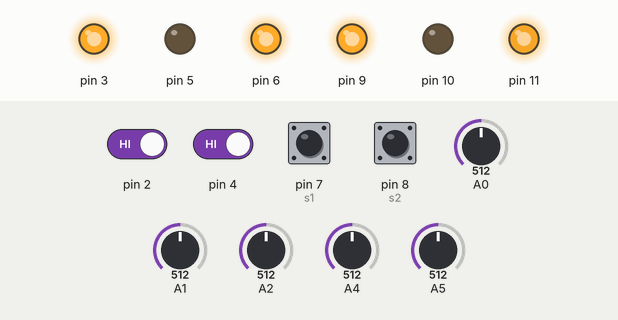
This sketch was run on a simulated Arduino Uno, built with avr-gcc and run on an emulated ATmega328P. Parts: output pins drawn as LEDs (lit = HIGH). Dashed ring = blinking. The test bench sets the inputs (shaded band); at power-on: pin 2, pin 4, pin 7 (s1), pin 8 (s2) HIGH, A0 = 512, A1 = 512, A2 = 512, A4 = 512, A5 = 512.

Above: at 6.2 s.
6.3 s: pin 2 driven LOW
At 6.6 s:
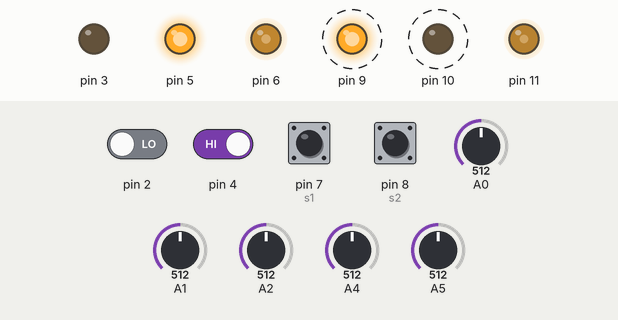
9.3 s: pin 2 driven HIGH
At 9.58 s:
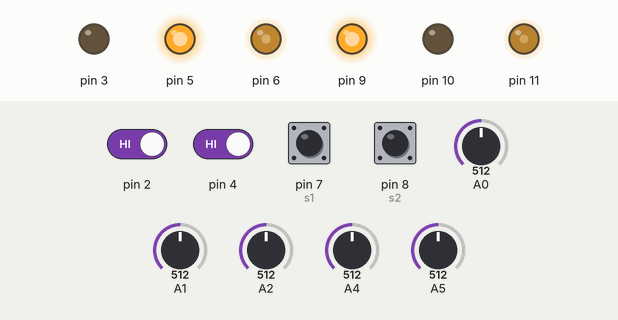
11.2 s: pin 4 driven LOW
At 11.28 s:
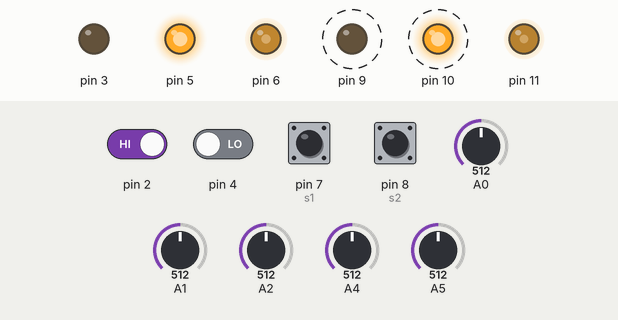
14.2 s: pin 4 driven HIGH
At 15.8 s:
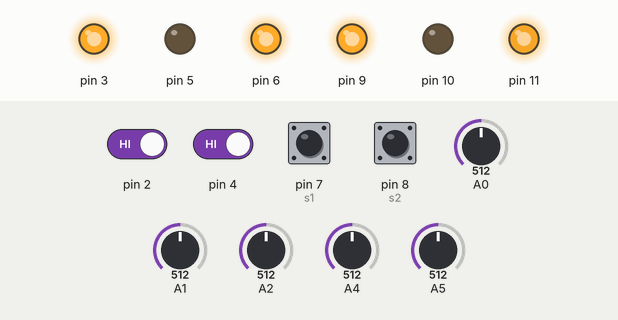
Timing chart, 0 to 17.1 s (numbered marks = the images above; inputs shaded):
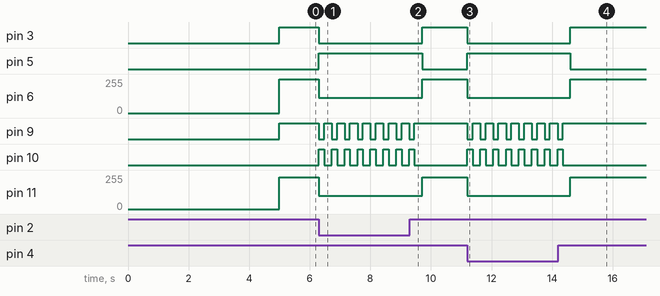

The sketch:

SUMO_NP1.ino
```cpp
int L;
int R;
int l2;
int l;
int m;
int r;
int r2;
float fpl2 = 0.0;
float fl2 = 0.0;
float fpl = 0.0;
float fl = 0.0;
float fpm = 0.0;
float fm = 0.0;
float fpr = 0.0;
float fr = 0.0;
float fpr2 = 0.0;
float fr2 = 0.0;

int cfl2, cfl, cfm, cfr, cfr2;
int cl2, cl, cm, cr, cr2;

int Error;
int output, LeftOutput, RightOutput, RightSpeed, LeftSpeed;
int PreError;
int Integral;

float Kp = 10.0;
float Ki = 0.0;
float Kd = 1.0;

const int s1 = 7;
const int s2 = 8;
const int s3 = 13;

int walkspeedleft;
int walkspeedright;

void setup() {
  Serial.begin(115200);

  pinMode(11, OUTPUT);
  pinMode(10, OUTPUT);
  pinMode(9, OUTPUT);
  pinMode(6, OUTPUT);
  pinMode(5, OUTPUT);
  pinMode(3, OUTPUT);

  pinMode(A0, INPUT);
  pinMode(A1, INPUT);
  pinMode(A2, INPUT);
  pinMode(A4, INPUT);
  pinMode(A5, INPUT);

  pinMode(s1, INPUT_PULLUP);
  pinMode(s2, INPUT_PULLUP);
  pinMode(s3, INPUT_PULLUP);

  delay(5000);
  int state7 = digitalRead(s1);
  int state8 = digitalRead(s2);

  if (state7 == HIGH && state8 == LOW) {
    leftstrat();
    walkspeedright = 40;
    walkspeedleft = 55;
  } else if (state7 == LOW && state8 == HIGH) {
    rightstrat();
    walkspeedright = 40;
    walkspeedleft = 55;
  } else if (state7 == LOW && state8 == LOW) {
    walkspeedright = 40;
    walkspeedleft = 55;
  }else{
    walkspeedright = 25;
    walkspeedleft = 35;
  }
}

void loop() {
  ReadSensorFloor();
  ConvertSensornofilter();
  NOOB(walkspeedleft,walkspeedright);
  // Serial.print(digitalRead(s1));
  // Serial.print(" | ");
  // Serial.print(digitalRead(s2));
  // Serial.print(" | ");
  // Serial.println(digitalRead(s3));
}

void leftstrat() {
  Mrun(150, true, 165, true, 125);
  Mrun(100, true, 115, false, 150);
  Mrun(35, true, 170, true, 600);
}
void rightstrat() {
  Mrun(165, true, 180, true, 125);
  Mrun(100, false, 115, true, 150);
  Mrun(170, true, 50, true, 600);
}
```

Floor.ino
```cpp
void ReadSensorFloor(){
  L = digitalRead(2);
  R = digitalRead(4);
}
void ShowSensorFloor(){
  ReadSensorFloor();
  Serial.println(String(L)+"\t"+ String(R));
}
```

FuncMotor.ino
```cpp
void forward(int speed, int de) {
  analogWrite(11, speed);
  digitalWrite(9, HIGH);
  digitalWrite(10, LOW);
  analogWrite(6, speed);
  digitalWrite(3, HIGH);
  digitalWrite(5, LOW);
  delay(de);
}
void backward(int speed, int de) {
  analogWrite(11, speed);
  digitalWrite(9, LOW);
  digitalWrite(10, HIGH);
  analogWrite(6, speed);
  digitalWrite(3, LOW);
  digitalWrite(5, HIGH);
  delay(de);
}
void left(int speed, int de) {
  analogWrite(11, speed);
  digitalWrite(9, HIGH);
  digitalWrite(10, LOW);
  analogWrite(6, speed);
  digitalWrite(3, LOW);
  digitalWrite(5, HIGH);
  delay(de);
}
void right(int speed, int de) {
  analogWrite(11, speed);
  digitalWrite(9, LOW);
  digitalWrite(10, HIGH);
  analogWrite(6, speed);
  digitalWrite(3, HIGH);
  digitalWrite(5, LOW);
  delay(de);
}

void Mrun(int leftspeed, bool dirleft, int rightspeed, bool diright,int de) {
  if (dirleft == true and diright == true) {
    analogWrite(11, leftspeed);
    digitalWrite(9, HIGH);
    digitalWrite(10, LOW);
    analogWrite(6, rightspeed);
    digitalWrite(3, HIGH);
    digitalWrite(5, LOW);
    delay(de);
  }
  if (dirleft == false and diright == false) {
    analogWrite(11, leftspeed);
    digitalWrite(9, LOW);
    digitalWrite(10, HIGH);
    analogWrite(6, rightspeed);
    digitalWrite(3, LOW);
    digitalWrite(5, HIGH);
    delay(de);
  }
  if (dirleft == true and diright == false) {
    analogWrite(11, leftspeed);
    digitalWrite(9, HIGH);
    digitalWrite(10, LOW);
    analogWrite(6, rightspeed);
    digitalWrite(3, LOW);
    digitalWrite(5, HIGH);
    delay(de);
  }
  if (dirleft == false and diright == true) {
    analogWrite(11, leftspeed);
    digitalWrite(9, LOW);
    digitalWrite(10, HIGH);
    analogWrite(6, rightspeed);
    digitalWrite(3, HIGH);
    digitalWrite(5, LOW);
    delay(de);
  }
}

void backturn(){
  Mrun(50, false, 65, false, 300);
  Mrun(50, true, 65, false, 290);
}
```

NOOB.ino
```cpp
void NOOB(int walkspeedleft,int walkspeedright) {
  if (R == 0 or L == 0) {
    Mrun(100, false, 115, false, 175);
    Mrun(100, true, 115, false, 250);
  } else {
    if (cm == 0) {
      Mrun(240, true, 255, true, 1);
    } else if (cl == 0) {
      Mrun(100, true, 115, false, 1);
    } else if (cl2 == 0) {
      Mrun(150, true, 165, false, 1);
    } else if (cr == 0) {
      Mrun(100, false, 115, true, 1);
    } else if (cr2 == 0) {
      Mrun(150, false, 165, true, 1);
    } else {
      Mrun(walkspeedleft, true, walkspeedright, true, 1);
    }
  }
}
```

PID.ino
```cpp
void CallErrornofilter() {
  if ((cl2 == 1) && (cl == 1) && (cm == 1) && (cr == 1) && (cr2 == 0)) Error = 4;
  else if ((cl2 == 1) && (cl == 1) && (cm == 1) && (cr == 0) && (cr2 == 0)) Error = 3;
  else if ((cl2 == 1) && (cl == 1) && (cm == 1) && (cr == 0) && (cr2 == 1)) Error = 2;
  else if ((cl2 == 1) && (cl == 1) && (cm == 0) && (cr == 0) && (cr2 == 1)) Error = 1;
  else if ((cl2 == 1) && (cl == 1) && (cm == 1) && (cr == 1) && (cr2 == 1)) Error = 0;
  else if ((cl2 == 1) && (cl == 0) && (cm == 0) && (cr == 1) && (cr2 == 1)) Error = -1;
  else if ((cl2 == 1) && (cl == 0) && (cm == 1) && (cr == 1) && (cr2 == 1)) Error = -2;
  else if ((cl2 == 0) && (cl == 0) && (cm == 1) && (cr == 1) && (cr2 == 1)) Error = -3;
  else if ((cl2 == 0) && (cl == 1) && (cm == 1) && (cr == 1) && (cr2 == 1)) Error = -4;
  else if ((cl2 == 1) && (cl == 1) && (cm == 0) && (cr == 1) && (cr2 == 1)) Error = 100;
}
void CallError() {
  if ((cfl2 == 1) && (cfl == 1) && (cfm == 1) && (cfr == 1) && (cfr2 == 0)) Error = 4;
  else if ((cfl2 == 1) && (cfl == 1) && (cfm == 1) && (cfr == 0) && (cfr2 == 0)) Error = 3;
  else if ((cfl2 == 1) && (cfl == 1) && (cfm == 1) && (cfr == 0) && (cfr2 == 1)) Error = 2;
  else if ((cfl2 == 1) && (cfl == 1) && (cfm == 0) && (cfr == 0) && (cfr2 == 1)) Error = 1;
  else if ((cfl2 == 1) && (cfl == 1) && (cfm == 1) && (cfr == 1) && (cfr2 == 1)) Error = 0;
  else if ((cfl2 == 1) && (cfl == 0) && (cfm == 0) && (cfr == 1) && (cfr2 == 1)) Error = -1;
  else if ((cfl2 == 1) && (cfl == 0) && (cfm == 1) && (cfr == 1) && (cfr2 == 1)) Error = -2;
  else if ((cfl2 == 0) && (cfl == 0) && (cfm == 1) && (cfr == 1) && (cfr2 == 1)) Error = -3;
  else if ((cfl2 == 0) && (cfl == 1) && (cfm == 1) && (cfr == 1) && (cfr2 == 1)) Error = -4;
  else if ((cfl2 == 1) && (cfl == 1) && (cfm == 0) && (cfr == 1) && (cfr2 == 1)) Error = 100;
}

void PID() {
  output = (Kp * Error) + (Ki * Integral) + Kd * (Error - PreError);

  LeftOutput = 0+output;
  RightOutput = 0-output;
  output = constrain(output, -255, 255);

  if (R == 0) {
      Mrun(50, false, 65, false, 300);
      Mrun(50, false, 65, true, 290);
  }
  else if(L == 0){
      Mrun(50, false, 65, false, 300);
      Mrun(50, true, 65, false, 290);
  }
  else if (Error == 0) {
    Mrun(40, true, 55, true, 1);
  }
  else if(Error == 100){
    Mrun(240, true, 255, true, 1);
  }
  // else if(Error == -4 or Error == -3){
  //   Mrun(100, true, 115, false, 1);
  // }
  // else if(Error == 4 or Error == 3){
  //   Mrun(100, false, 115, true, 1);
  // }
   else {
  Mrun(LeftOutput, true, RightOutput, true, 1);
  }
    PreError = Error;
    Integral += Error;
  }


void PIDNP(){
  ReadSensorFloor();
  ConvertSensornofilter();
  CallErrornofilter();
  PID();
}
```

Sensor.ino
```cpp
void ReadSensor(){
  l2 = analogRead(A0);
  l = analogRead(A1);
  m = analogRead(A2);
  r = analogRead(A4);
  r2 = analogRead(A5);
}
void ShowSensor(){
  ReadSensor();
  Serial.println(String(l2) + "\t" + String(l) + "\t" + String(m) + "\t" + String(r) + "\t"+ String(r2));
}
void ShowFilterSensor(){
  Sensorfilter();
  Serial.println(String(fl2) + "\t" + String(fl) + "\t" + String(fm) + "\t" + String(fr) + "\t"+ String(fr2));
}
void Sensorfilter(){
  ReadSensor();
  fl2 = 0.854 * fl2 + 0.0728 * l2 + 0.0728 * fpl2;
  fpl2 = l2;
  fl = 0.854 * fl + 0.0728 * l + 0.0728 * fpl;
  fpl = l;
  fm = 0.854 * fm + 0.0728 * m + 0.0728 * fpm;
  fpm = m;
  fr = 0.854 * fr + 0.0728 * r + 0.0728 * fpr;
  fpr = r;
  fr2 = 0.854 * fr2 + 0.0728 * r2 + 0.0728 * fpr2;
  fpr2 = r2;
}
void ConvertSensor(){
  Sensorfilter();
  if (fl2 > 150) cfl2 = 0; else cfl2 = 1;
  if (fl > 150) cfl = 0; else cfl = 1;
  if (fm > 150) cfm = 0; else cfm = 1;
  if (fr > 150) cfr = 0; else cfr = 1;
  if (fr2 > 150) cfr2 = 0; else cfr2 = 1;
  //Serial.println(String(cfl2) + "\t" + String(cfl) + "\t" + String(cfm) + "\t" + String(cfr) + "\t"+ String(cfr2));
}
void ConvertSensornofilter(){
  ReadSensor();
  if (l2 > 200) cl2 = 0; else cl2 = 1;
  if (l > 200) cl = 0; else cl = 1;
  if (m > 200) cm = 0; else cm = 1;
  if (r > 200) cr = 0; else cr = 1;
  if (r2 > 200) cr2 = 0; else cr2 = 1;
  //Serial.println(String(cl2) + "\t" + String(cl) + "\t" + String(cm) + "\t" + String(cr) + "\t"+ String(cr2));
}
```

Measured:
- after the input at 6.3 s, pin 3: HIGH → LOW at once; pin 5: LOW → HIGH at once; pin 6: 255/255 → 115/255 at once; pin 9: alternates HIGH for 0.25 s and LOW for 0.18 s, starting at once; pin 10: alternates HIGH for 0.18 s and LOW for 0.25 s, starting at once
- after the input at 9.3 s, pin 3: LOW → HIGH after 0.41 s; pin 5: HIGH → LOW after 0.41 s; pin 6: 115/255 → 255/255 after 0.41 s; pin 9: goes on until 9.5 s, then stays HIGH; pin 10: goes on until 9.5 s, then stays LOW
- after the input at 11.2 s, pin 3: HIGH → LOW at once; pin 5: LOW → HIGH at once; pin 6: 255/255 → 115/255 at once; pin 9: alternates HIGH for 0.25 s and LOW for 0.18 s, starting at once; pin 10: alternates HIGH for 0.18 s and LOW for 0.25 s, starting at once
- after the input at 14.2 s, pin 3: LOW → HIGH after 0.41 s; pin 5: HIGH → LOW after 0.41 s; pin 6: 115/255 → 255/255 after 0.41 s; pin 9: goes on until 14.4 s, then stays HIGH; pin 10: goes on until 14.4 s, then stays LOW
